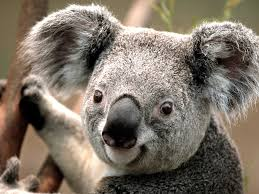
#> input picture Cyber Security Internship at Prasunet Pvt Ltd Company/TASK - 02/Sample.jpg, 259 x 194 px; the run also reads 1 picture not shown here
$ python 'Pixel Manipulation for Image Encryption.py'
#> lines starting #> are read from the running program, lines starting #| are printed output that depends on the picture
from PIL import Image
import numpy as np

def encrypt_image(image_path, key, output_path):
    # Open the image
    img = Image.open(image_path)
    pixels = np.array(img)

    # Apply encryption: simple XOR with the key
    encrypted_pixels = pixels ^ key

    # Save the encrypted image
    encrypted_img = Image.fromarray(encrypted_pixels)
    encrypted_img.save(output_path)

def decrypt_image(image_path, key, output_path):
    # Open the encrypted image
    img = Image.open(image_path)
    pixels = np.array(img)

    # Apply decryption: simple XOR with the key (same as encryption)
    decrypted_pixels = pixels ^ key

    # Save the decrypted image
    decrypted_img = Image.fromarray(decrypted_pixels)
    decrypted_img.save(output_path)

def main():
    while True:
        mode = input("Do you want to (e)ncrypt or (d)ecrypt? ").lower()
        if mode in ['e', 'd']:
            break
        else:
            print("Invalid option. Please enter 'e' for encrypt or 'd' for decrypt.")
#> this loop made 1 pass; the answer given on pass 1: e

    image_path = input("Enter the path of the image: ")
#> the answer given: Sample.jpg
    key = int(input("Enter the key (integer): "))
#> the answer given: 3
    output_path = input("Enter the output path: ")
#> the answer given: out.png

    if mode == 'e':
        encrypt_image(image_path, key, output_path)
#> in encrypt_image, img is the input picture: PIL image 259x194 RGB; mean R, G, B 125.6, 115.1, 102.4
    else:
        decrypt_image(image_path, key, output_path)

    print(f"The result is saved to: {output_path}")

if __name__ == "__main__":
    main()

#COMPARE THE IMAGES

import os
from PIL import Image, ImageChops, ImageDraw
import matplotlib.pyplot as plt

def compare_images(image1_path, image2_path):
    # Check if the files exist
#> called with image1_path = '/content/Sample.jpg', image2_path = '/content/rOutputSample.jpg'
    if not os.path.exists(image1_path):
        print(f"File not found: {image1_path}")
        return
    if not os.path.exists(image2_path):
        print(f"File not found: {image2_path}")
        return

    # Open the two images
    image1 = Image.open(image1_path)
    image2 = Image.open(image2_path)

    # Compare the images
    diff = ImageChops.difference(image1, image2)
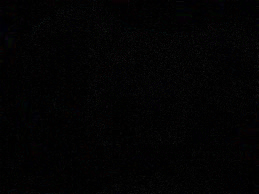
#> diff: PIL image 259x194 RGB; mean R, G, B 2.9, 2.8, 3

    # Create a new image to visualize differences
    diff_image = Image.new('RGB', (image1.width, image1.height), (255, 255, 255))
#> diff_image: PIL image 259x194 RGB; every value is 255
    draw = ImageDraw.Draw(diff_image)

    # Draw rectangles around different areas
    bbox = diff.getbbox()
#> bbox = (0, 0, 259, 194)


    # Display the images side by side
    fig, axes = plt.subplots(1, 3, figsize=(20, 10))
    axes[0].imshow(image1)
    axes[0].set_title("Original Image")
    axes[0].axis('off')

    axes[1].imshow(image2)
    axes[1].set_title("Output Image")
    axes[1].axis('off')

    axes[2].imshow(diff_image)
    axes[2].set_title("Difference Image")
    axes[2].axis('off')

    plt.show()
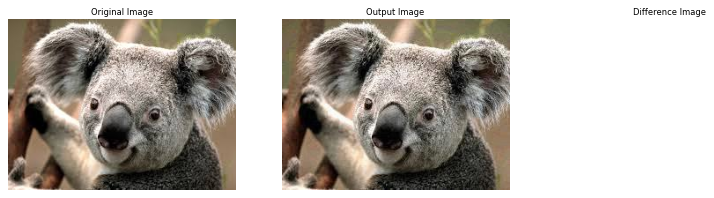
#> figure drawn by matplotlib, 3 panels

# Example usage:
original_image_path = "/content/Sample.jpg"
output_image_path = "/content/rOutputSample.jpg"
compare_images(original_image_path, output_image_path)
